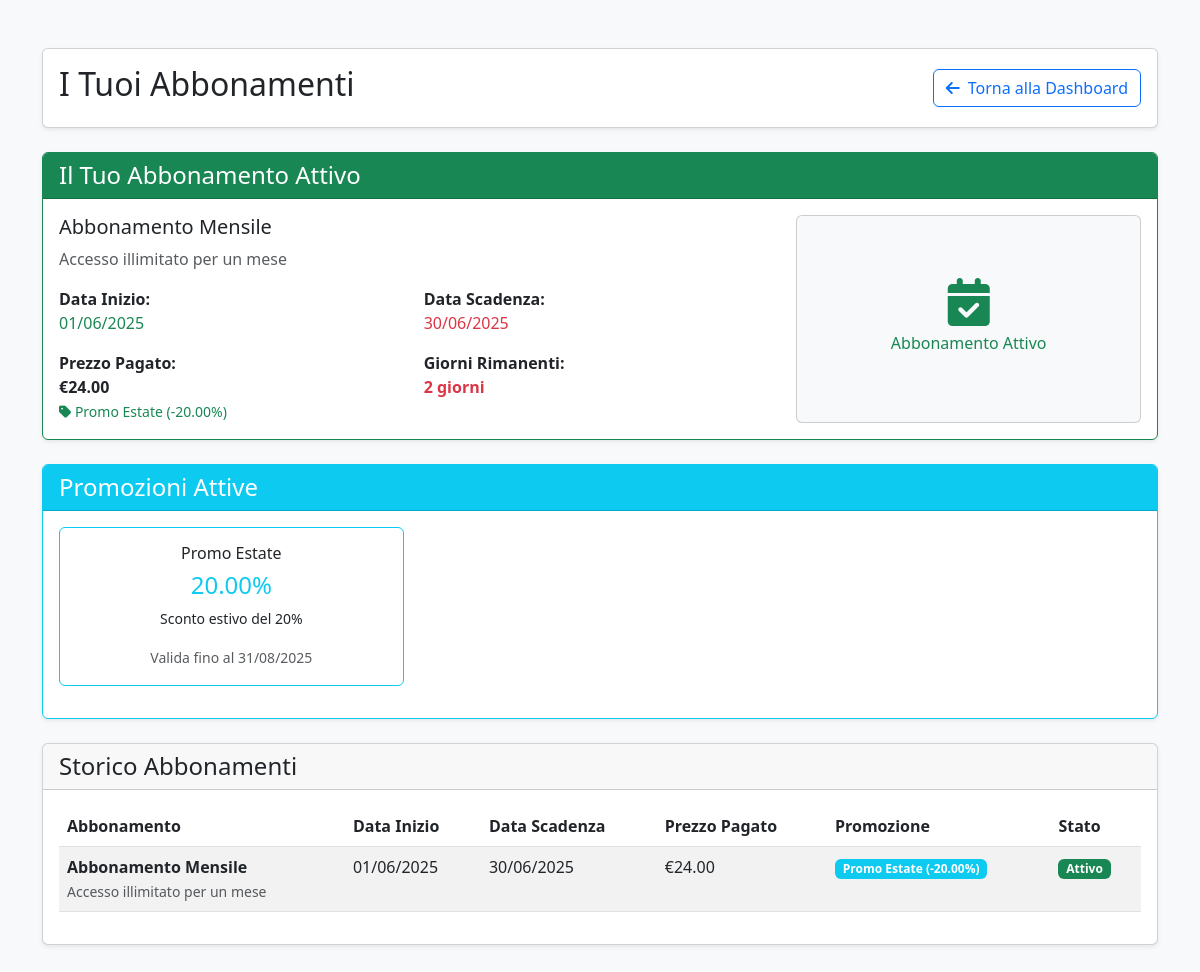
The app's page /customer_subscription.php (signed in) with its own data.
### tables this page shows
CREATE TABLE SUBSCRIPTION (
    subscriptionID INT PRIMARY KEY AUTO_INCREMENT,
    startDate DATE NOT NULL,
    expirationDate DATE NOT NULL,
    customerID INT NOT NULL,
    promotionID INT,
    membershipID INT NOT NULL,
    FOREIGN KEY (customerID) REFERENCES USER(userID) ON DELETE CASCADE,
    FOREIGN KEY (promotionID) REFERENCES PROMOTION(promotionID) ON DELETE SET NULL,
    FOREIGN KEY (membershipID) REFERENCES MEMBERSHIP(membershipID) ON DELETE CASCADE
);

CREATE TABLE MEMBERSHIP (
    membershipID INT PRIMARY KEY AUTO_INCREMENT,
    name VARCHAR(255) NOT NULL,
    price DECIMAL(10,2) NOT NULL,
    duration INT NOT NULL,
    description TEXT
);

CREATE TABLE PAYMENT (
    paymentID INT PRIMARY KEY AUTO_INCREMENT,
    date DATE NOT NULL,
    amount DECIMAL(10,2) NOT NULL,
    type ENUM('cash', 'card', 'bank_transfer', 'online') NOT NULL,
    customerID INT NOT NULL,
    subscriptionID INT,
    status ENUM('pending', 'completed', 'failed', 'refunded') DEFAULT 'pending',
    FOREIGN KEY (customerID) REFERENCES USER(userID) ON DELETE CASCADE,
    FOREIGN KEY (subscriptionID) REFERENCES SUBSCRIPTION(subscriptionID) ON DELETE SET NULL
);

CREATE TABLE PROMOTION (
    promotionID INT PRIMARY KEY AUTO_INCREMENT,
    name VARCHAR(255) NOT NULL,
    description TEXT,
    discountRate DECIMAL(5,2) NOT NULL,
    startDate DATE NOT NULL,
    expirationDate DATE NOT NULL
);

### customer_subscription.php (the view, shortened to what this page needs)
<?php
require_once 'config.php';
$customerID = $_SESSION['userID'];
$stmt = $conn->prepare("
    SELECT s.*, m.name as membership_name, m.price, m.description,
           p.name as promotion_name, p.discountRate,
           pay.amount as paid_amount
    FROM SUBSCRIPTION s
    JOIN MEMBERSHIP m ON s.membershipID = m.membershipID
    LEFT JOIN PROMOTION p ON s.promotionID = p.promotionID
    LEFT JOIN PAYMENT pay ON s.subscriptionID = pay.subscriptionID
    WHERE s.customerID = ? AND s.startDate <= CURDATE() AND s.expirationDate >= CURDATE()
    ORDER BY s.startDate DESC
    LIMIT 1
");
$stmt->bind_param('i', $customerID);
$stmt->execute();
$currentSubscription = $stmt->get_result()->fetch_assoc();
$stmt = $conn->prepare("
    SELECT s.*, m.name as membership_name, m.price, m.description,
           p.name as promotion_name, p.discountRate,
           pay.amount as paid_amount,
           CASE
               WHEN s.expirationDate < CURDATE() THEN 'Scaduto'
               WHEN s.startDate > CURDATE() THEN 'In attesa'
               ELSE 'Attivo'
           END as status
    FROM SUBSCRIPTION s
    JOIN MEMBERSHIP m ON s.membershipID = m.membershipID
    LEFT JOIN PROMOTION p ON s.promotionID = p.promotionID
    LEFT JOIN PAYMENT pay ON s.subscriptionID = pay.subscriptionID
    WHERE s.customerID = ?
    ORDER BY s.startDate DESC
");
$stmt->bind_param('i', $customerID);
$stmt->execute();
$subscriptionHistory = $stmt->get_result()->fetch_all(MYSQLI_ASSOC);
$stmt = $conn->prepare("
    SELECT * FROM PROMOTION
    WHERE startDate <= CURDATE() AND expirationDate >= CURDATE()
    ORDER BY discountRate DESC
");
$stmt->execute();
$activePromotions = $stmt->get_result()->fetch_all(MYSQLI_ASSOC);
?>
<!DOCTYPE html>
<html lang="it">
<head>
    <link href="https://cdnjs.cloudflare.com/ajax/libs/bootstrap/5.3.0/css/bootstrap.min.css" rel="stylesheet" />
    <link href="https://cdnjs.cloudflare.com/ajax/libs/font-awesome/6.0.0/css/all.min.css" rel="stylesheet" />
</head>
<body class="bg-light">
<div class="container py-5">
    <div class="card shadow-sm mb-4">
        <div class="card-body">
            <div class="d-flex justify-content-between align-items-center">
                <div>
                    <h2>I Tuoi Abbonamenti</h2>
                </div>
                <a href="dashboard.php" class="btn btn-outline-primary">
                    <i class="fas fa-arrow-left me-2"></i>Torna alla Dashboard
                </a>
            </div>
        </div>
    </div>
    <?php if ($currentSubscription): ?>
        <div class="card mb-4 shadow-sm border-success">
            <div class="card-header bg-success text-white">
                <h4 class="mb-0">Il Tuo Abbonamento Attivo</h4>
            </div>
            <div class="card-body">
                <div class="row">
                    <div class="col-md-8">
                        <h5><?= htmlspecialchars($currentSubscription['membership_name']) ?></h5>
                        <p class="text-muted"><?= htmlspecialchars($currentSubscription['description']) ?></p>
                        <div class="row g-3">
                            <div class="col-md-6">
                                <strong>Data Inizio:</strong><br>
                                <span class="text-success"><?= date('d/m/Y', strtotime($currentSubscription['startDate'])) ?></span>
                            </div>
                            <div class="col-md-6">
                                <strong>Data Scadenza:</strong><br>
                                <span class="text-danger"><?= date('d/m/Y', strtotime($currentSubscription['expirationDate'])) ?></span>
                            </div>
                            <div class="col-md-6">
                                <strong>Prezzo Pagato:</strong><br>
                                <span class="fw-bold">€<?= number_format($currentSubscription['paid_amount'], 2) ?></span>
                                <?php if ($currentSubscription['promotion_name']): ?>
                                    <br><small class="text-success">
                                        <i class="fas fa-tag"></i> <?= htmlspecialchars($currentSubscription['promotion_name']) ?>
                                        (-<?= $currentSubscription['discountRate'] ?>%)
                                    </small>
                                <?php endif; ?>
                            </div>
                            <div class="col-md-6">
                                <strong>Giorni Rimanenti:</strong><br>
                                <?php
                                $today = new DateTime();
                                $expiration = new DateTime($currentSubscription['expirationDate']);
                                $diff = $today->diff($expiration);
                                $daysLeft = $diff->days;
                                $color = $daysLeft <= 7 ? 'text-danger' : ($daysLeft <= 30 ? 'text-warning' : 'text-success');
                                ?>
                                <span class="fw-bold <?= $color ?>"><?= $daysLeft ?> giorni</span>
                            </div>
                        </div>
                    </div>
                    <div class="col-md-4 text-center">
                        <div class="card bg-light h-100 d-flex align-items-center justify-content-center">
                            <div>
                                <i class="fas fa-calendar-check fa-3x text-success mb-2"></i>
                                <h6 class="text-success">Abbonamento Attivo</h6>
                            </div>
                        </div>
                    </div>
                </div>
            </div>
        </div>
    <?php endif; ?>
    <?php if (!empty($activePromotions)): ?>
        <div class="card mb-4 shadow-sm border-info">
            <div class="card-header bg-info text-white">
                <h4 class="mb-0">Promozioni Attive</h4>
            </div>
            <div class="card-body">
                <div class="row">
                    <?php foreach($activePromotions as $promotion): ?>
                    <div class="col-md-6 col-lg-4 mb-3">
                        <div class="card border-info h-100">
                            <div class="card-body text-center">
                                <h6 class="card-title"><?= htmlspecialchars($promotion['name']) ?></h6>
                                <h4 class="text-info"><?= $promotion['discountRate'] ?>%</h4>
                                <p class="card-text small"><?= htmlspecialchars($promotion['description']) ?></p>
                                <small class="text-muted">
                                    Valida fino al <?= date('d/m/Y', strtotime($promotion['expirationDate'])) ?>
                                </small>
                            </div>
                        </div>
                    </div>
                    <?php endforeach; ?>
                </div>
            </div>
        </div>
    <?php endif; ?>
    <?php if (!empty($subscriptionHistory)): ?>
        <div class="card shadow-sm mb-4">
            <div class="card-header">
                <h4 class="mb-0">Storico Abbonamenti</h4>
            </div>
            <div class="card-body">
                <div class="table-responsive">
                    <table class="table table-striped">
                        <thead>
                            <tr>
                                <th>Abbonamento</th>
                                <th>Data Inizio</th>
                                <th>Data Scadenza</th>
                                <th>Prezzo Pagato</th>
                                <th>Promozione</th>
                                <th>Stato</th>
                            </tr>
                        </thead>
                        <tbody>
                            <?php foreach($subscriptionHistory as $sub): ?>
                                <?php
                                $statusClass = $sub['status'] === 'Attivo' ? 'success' : ($sub['status'] === 'In attesa' ? 'warning' : 'secondary');
                                ?>
                                <tr>
                                    <td>
                                        <strong><?= htmlspecialchars($sub['membership_name']) ?></strong>
                                        <br><small class="text-muted"><?= htmlspecialchars($sub['description']) ?></small>
                                    </td>
                                    <td><?= date('d/m/Y', strtotime($sub['startDate'])) ?></td>
                                    <td><?= date('d/m/Y', strtotime($sub['expirationDate'])) ?></td>
                                    <td>€<?= number_format($sub['paid_amount'], 2) ?></td>
                                    <td>
                                        <?php if ($sub['promotion_name']): ?>
                                            <span class="badge bg-info">
                                                <?= htmlspecialchars($sub['promotion_name']) ?> (-<?= $sub['discountRate'] ?>%)
                                            </span>
                                        <?php else: ?>
                                            <span class="text-muted">Nessuna</span>
                                        <?php endif; ?>
                                    </td>
                                    <td>
                                        <span class="badge bg-<?= $statusClass ?>"><?= $sub['status'] ?></span>
                                    </td>
                                </tr>
                            <?php endforeach; ?>
                        </tbody>
                    </table>
                </div>
            </div>
        </div>
    <?php endif; ?>
</div>
</body>
</html>

### records on screen
subscription: membershipID.name "Abbonamento Mensile", membershipID.description "Accesso illimitato per un mese", startDate "01/06/2025", expirationDate "30/06/2025", payment.amount "24.00", promotionID.name "Promo Estate", promotionID.discountRate "20.00", status "Attivo"
promotion: name "Promo Estate", discountRate "20.00", description "Sconto estivo del 20%", expirationDate "31/08/2025"
